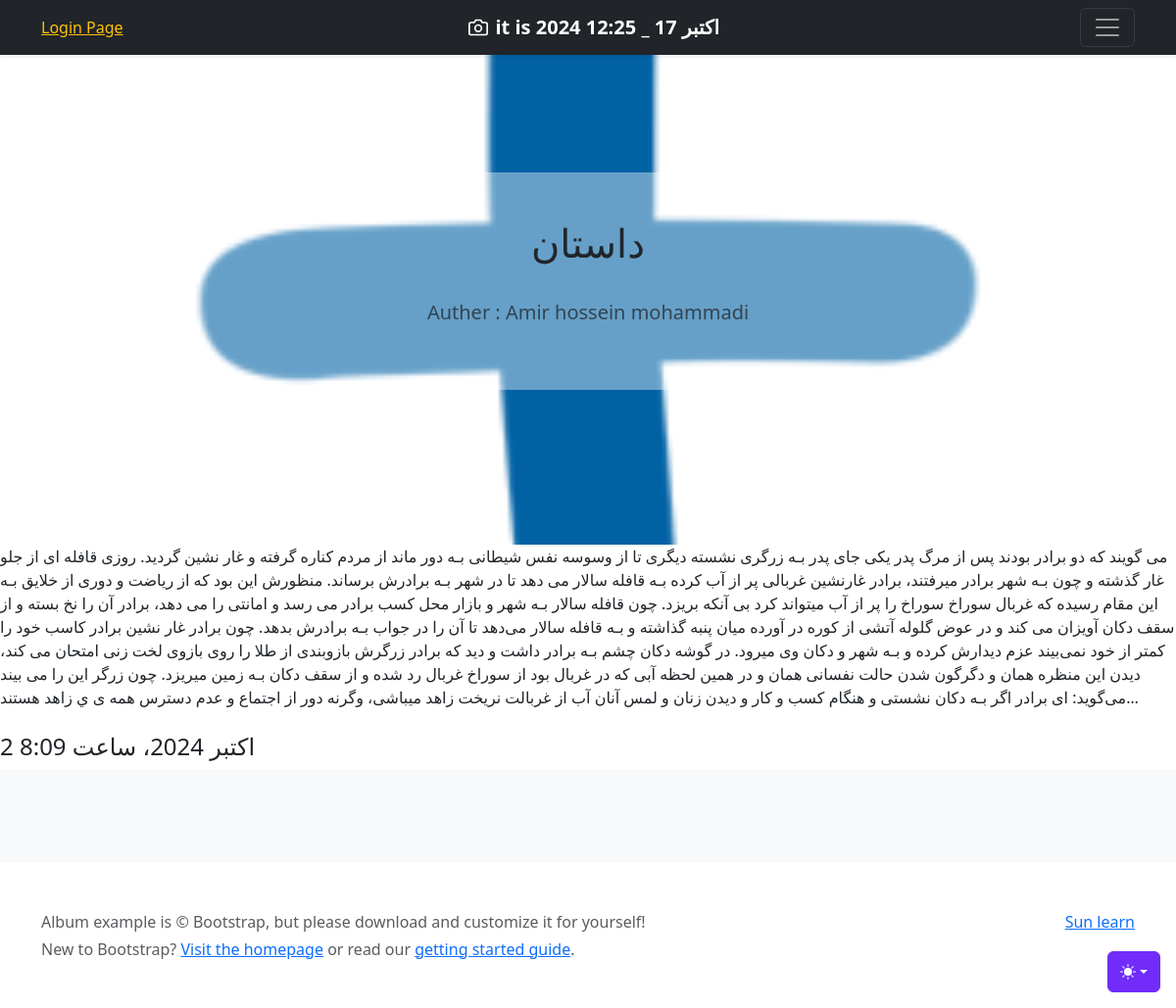
Page /detail/2 on the earlier database version.
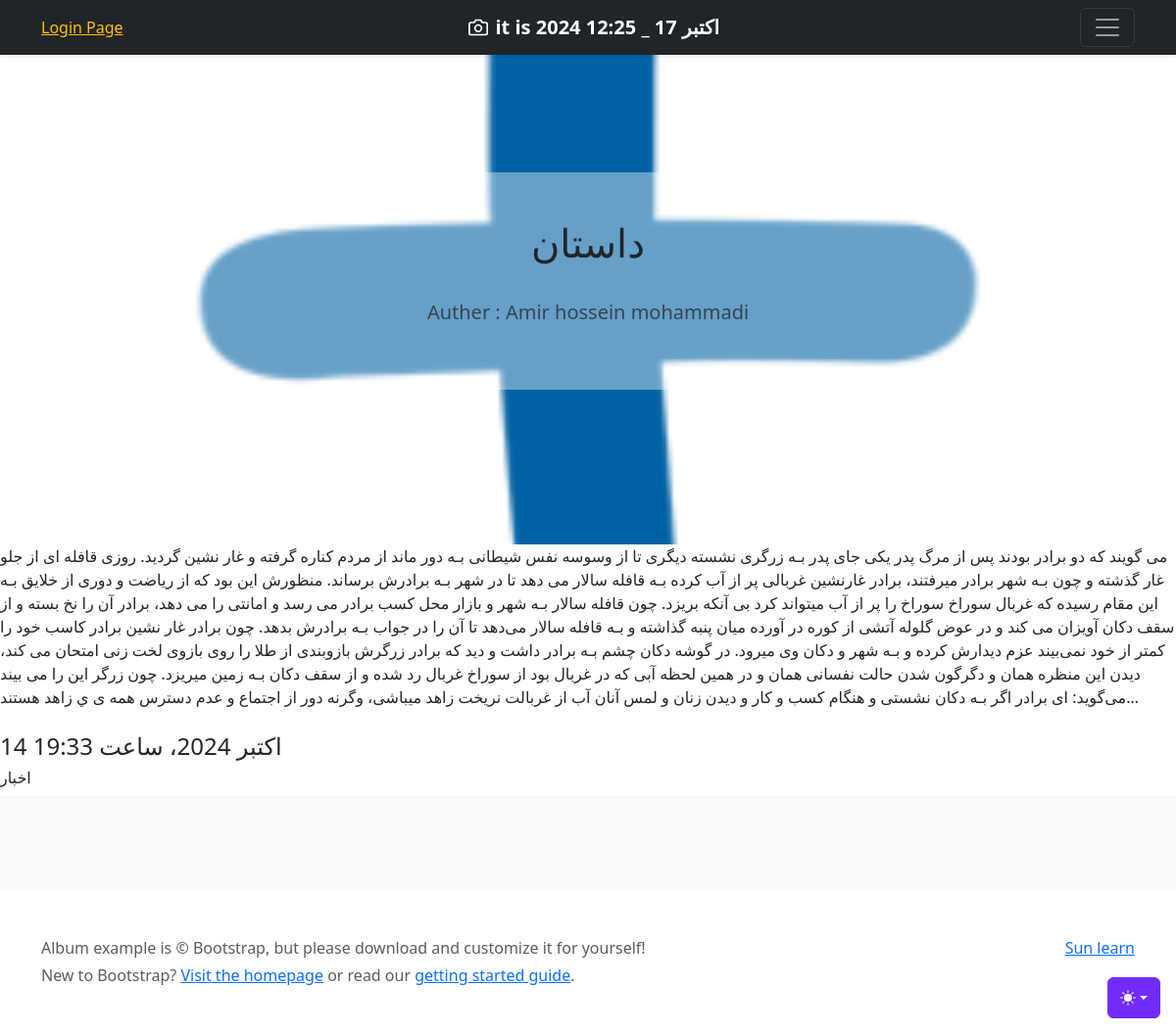
Same page on the later database version.
### Home/models.py (models this page shows, shortened)
class Article(models.Model):
    title = models.CharField(max_length=100,verbose_name = "عنوان مقاله") # , null=True, blank=True
    text = models.TextField(help_text="Enter your article text.", verbose_name="متن")
    pub_date = models.DateTimeField(auto_now_add=True,verbose_name ="تاریخ انتشار")
    updated_date = models.DateTimeField(auto_now=True ,verbose_name ="تاریخ بروز رسانی")
    is_show = models.BooleanField(default=True,verbose_name = "ایا مقاله نمایش داده شود")
    image = models.ImageField(upload_to="Home/image_article/",verbose_name ="تصویر")
    auther = models.ForeignKey(User, on_delete=models.CASCADE,verbose_name ="نویسنده") # این باعث میشه که فقط فردی از بین کاربران ثبت نام شده در این سایت رو بشه به عنوان نویسنده انتخاب کرد
    categoreis = models.ManyToManyField(Category)
    class Meta:
        verbose_name = "مقاله"
        verbose_name_plural = "مقالات"

### category/models.py (models this page shows)
class Category(models.Model):
    title = models.CharField(max_length=100)
    def __str__(self):
        return self.title

### Home/views.py (the view)
# urls.py: path('detail/<int:article_id>', views.detail, name='detail'),
def detail(request, article_id):
    article = get_object_or_404(Article, id=article_id)
    categories = article.categoreis.all()
    print(categories)
    return render(request, 'Home/detail.html', {'article':article, 'categories':categories})

### Home/templates/Home/detail.html (shortened to what this page needs)
{% extends 'base/base.html' %}
{% block body %}
<section class="py-5 text-center container" style="background-image: url('{{ article.image.url }}'); background-size: cover; background-position: center; padding: 20px; border-radius: 10px; height: 500px;">
    <br><br><br>
    <div class="row py-lg-5" style="background-color: rgba(255, 255, 255, 0.4); padding: 20px; border-radius: 10px;">
     <div class="col-lg-6 col-md-8 mx-auto">
       <h1 class="fw-normal">{{ article.title }}</h1><br>
       <p class="lead text-body-secondary">Auther : {{ article.auther.get_full_name }}</p>
     </div>
    </div>
</section>
        <article>{{ article.text }}</article>
        <br>
        <h4>{{ article.updated_date }}</h4>
        <div>
{% for cat in categories %}
    <h6>{{ cat }}</h6>
{% endfor %}
{% endblock %}

Differences in the rows shown:
changed Article "داستان": updated_date "2 اکتبر 2024، ساعت 8:09" → "14 اکتبر 2024، ساعت 19:33"
now on this page (row unchanged): Category: title "اخبار"
